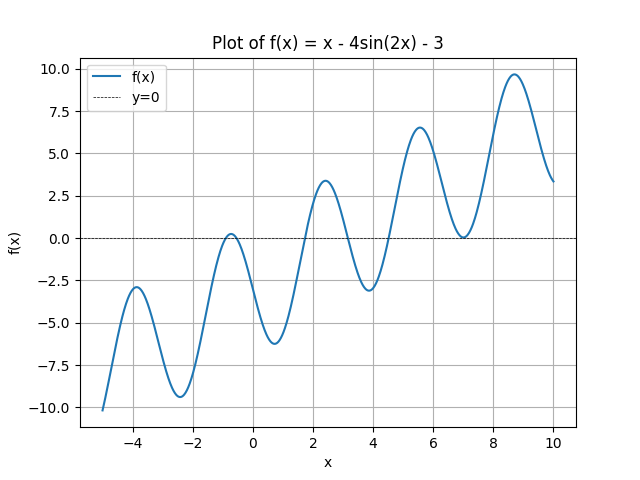

This chart was generated by the following Python code:
import numpy as np
import matplotlib.pyplot as plt

# Define the function
f = lambda x : x - 4 * np.sin(2 * x) - 3

# Generate x values for the plot
x_values = np.linspace(-5, 10, 1000)

# Plot the function
plt.plot(x_values, f(x_values), label='f(x)')
plt.axhline(0, color='black', linewidth=0.5, linestyle='--', label='y=0')
plt.xlabel('x')
plt.ylabel('f(x)')
plt.title('Plot of f(x) = x - 4sin(2x) - 3')
plt.legend()
plt.grid(True)
plt.show()
